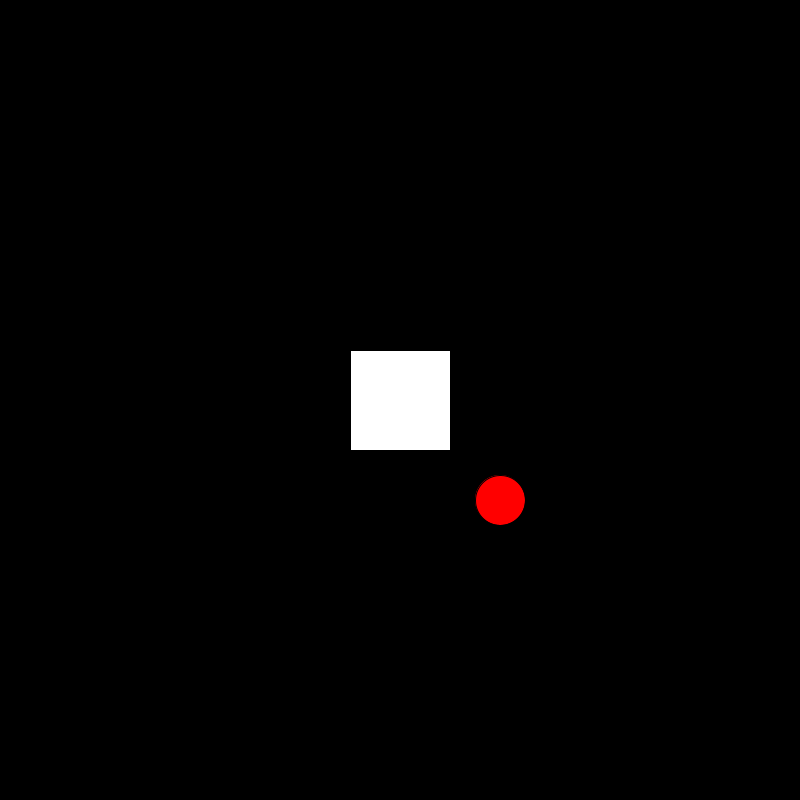
Frame 1 (no input)
Frame 60 (the mouse pressed at the canvas centre just before this capture): identical to frame 1, image omitted
Frame 120 (the mouse held since frame 60 and released just before this capture): identical to frame 1, image omitted

The Processing sketch that drew this single still picture (run headless with seeded random() and noise(); from frame 60 on, the mouse is pressed at the canvas centre):

// Processing sketch: Rotating
// ── Rotating.pde
float angle,r;
int x,y;
PShape body;
boolean stoppingR;
boolean stoppingL;

float rotateR(float r)
{
  if(r>=0.2) {r-=0.1;}
  if(r<0.2) {r=0;}
  return r;
}

float rotateL(float r)
{
  if(r<=-0.2) {r+=0.1;}
  if(r>-0.2) {r=0;}
  return r;
}

void setup()
{
  size(800,800);
  angle = 0.0;
  r = 0.0;
  x=400;y=400;
  body = createShape(RECT,-50,-50,100,100);
  stoppingR=false;
  stoppingL=false;
}

void draw()
{
  background(0,0,0);
  fill(255,0,0);
  
  translate(x,y);
  circle(100,100,50);
  shape(body);
  if(stoppingR) {r=rotateR(r);}
  if(stoppingL) {r=rotateL(r);}
  //if(r==0) {stoppingR=false;stoppingL=false;}
  body.rotate(radians(r));
  print("\n"+r);
}

void keyPressed()
{
  if(key == 'd') {
    if(r<3) r+=0.1;
    if(r>=3) r=3;
    stoppingR=false;
}
  if(key == 's') {
    if(r>-3) r-=0.1;
    if(r<=-3) r=-3;
    stoppingL=true;
  }
}

void keyReleased()
{
  if(key == 'd') { stoppingR=true; }
  if(key == 's') { stoppingL=true; }
}
